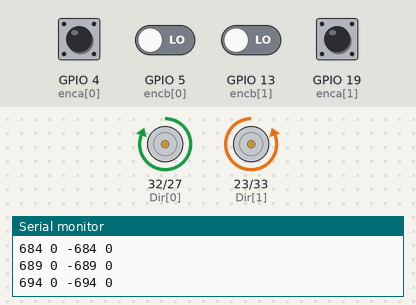
Recording of a sketch running on a simulated ESP32. Parts: direction and speed pins drawn as motors (green arrow = direction pin HIGH = forward, orange = LOW = backward, longer = more drive), the last lines printed to the serial monitor. The test bench sets the inputs (shaded band); at power-on: GPIO 4 (enca[0]), GPIO 19 (enca[1]) HIGH, GPIO 5 (encb[0]), GPIO 13 (encb[1]) LOW.

Above: at 1.2 s.
1.3 s: GPIO 4 (enca[0]) pulsed LOW 2 times (0.12 s each, 0.3 s apart)
At 4.6 s:
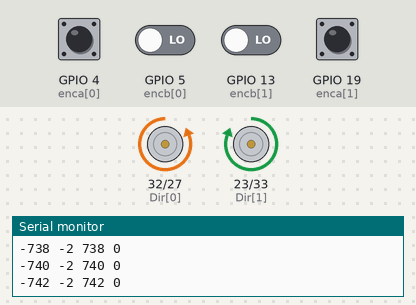
4.9 s: GPIO 19 (enca[1]) pulsed LOW 2 times (0.12 s each, 0.3 s apart)
At 6.43 s:
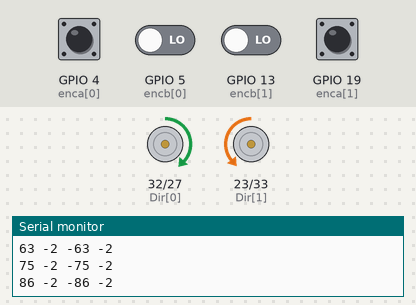
Timing chart, 0 to 14.0 s (numbered marks = the images above; inputs shaded):
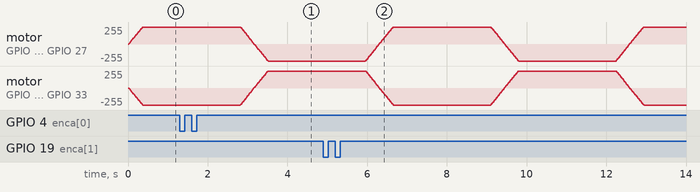

The sketch:

Gripper_test_2_motors.ino
```cpp
// This alternate version of the code does not require
// atomic.h. Instead, interrupts() and noInterrupts()
// are used. Please use this code if your
// platform does not support ATOMIC_BLOCK.

// A class to compute the control signal
class SimplePID{
  private:
    float kp, kd, ki, umax; // Parameters
    float eprev, eintegral; // Storage

  public:
  // Constructor
  SimplePID() : kp(1), kd(0), ki(0), umax(255), eprev(0.0), eintegral(0.0){}

  // A function to set the parameters
  void setParams(float kpIn, float kdIn, float kiIn, float umaxIn){
    kp = kpIn; kd = kdIn; ki = kiIn; umax = umaxIn;
  }

  // A function to compute the control signal
  void evalu(int value, int target, float deltaT, int &pwr, int &dir){
    // error
    int e = target - value;

    // derivative
    float dedt = (e-eprev)/(deltaT);

    // integral
    eintegral = eintegral + e*deltaT;

    // control signal
    float u = kp*e + kd*dedt + ki*eintegral;

    // motor power
    pwr = (int) fabs(u);
    if( pwr > umax ){
      pwr = umax;
    }

    // motor direction
    dir = 1;
    if(u<0){
      dir = 0;
    }

    // store previous error
    eprev = e;
  }

};

// How many motors
#define NMOTORS 2

// Pins
const int enca[] = {4,19};
const int encb[] = {5,13};
const int pwm[] = {27,33};
const int Dir[] = {32,23};


// Globals
long prevT = 0;
volatile int posi[] = {0,0};

// PID class instances
SimplePID pid[NMOTORS];

void IRAM_ATTR readEncoder0(){
  int b = digitalRead(encb[0]);
  if(b > 0){
    posi[0]++;
  }
  else{
    posi[0]--;
  }
}
void IRAM_ATTR readEncoder1(){
  int b = digitalRead(encb[1]);
  if(b > 0){
    posi[1]++;
  }
  else{
    posi[1]--;
  }
}

void setup() {
  Serial.begin(9600);

  for(int k = 0; k < NMOTORS; k++){
    pinMode(enca[k],INPUT);
    pinMode(encb[k],INPUT);
    pinMode(pwm[k],OUTPUT);
    pinMode(Dir[k],OUTPUT);

    pid[k].setParams(1,0,0,255);
  }

  attachInterrupt(enca[0],readEncoder0,RISING);
  attachInterrupt(enca[1],readEncoder1,RISING);

  Serial.println("target pos");
}

void loop() {

  // set target position
  int target[NMOTORS];
  target[0] = 750*sin(prevT/1e6);
  target[1] = -750*sin(prevT/1e6);

  // time difference
  long currT = micros();
  float deltaT = ((float) (currT - prevT))/( 1.0e6 );
  prevT = currT;

  // Read the position
  int pos[NMOTORS];
  noInterrupts(); // disable interrupts temporarily while reading
  for(int k = 0; k < NMOTORS; k++){
      pos[k] = posi[k];
    }
  interrupts(); // turn interrupts back on

  // loop through the motors
  for(int k = 0; k < NMOTORS; k++){
    int pwr, dir;
    // evaluate the control signal
    pid[k].evalu(pos[k],target[k],deltaT,pwr,dir);
    // signal the motor
    setMotor(dir,pwr,pwm[k],Dir[k]);
  }

  for(int k = 0; k < NMOTORS; k++){
    Serial.print(target[k]);
    Serial.print(" ");
    Serial.print(pos[k]);
    Serial.print(" ");
  }
  Serial.println();
}

void setMotor(int dir, int pwmVal, int pwm, int Dir){
  analogWrite(pwm,pwmVal);
  if(dir == 1){
    digitalWrite(Dir,HIGH);
  }
  else{
    digitalWrite(Dir,LOW);
  }
}
```
